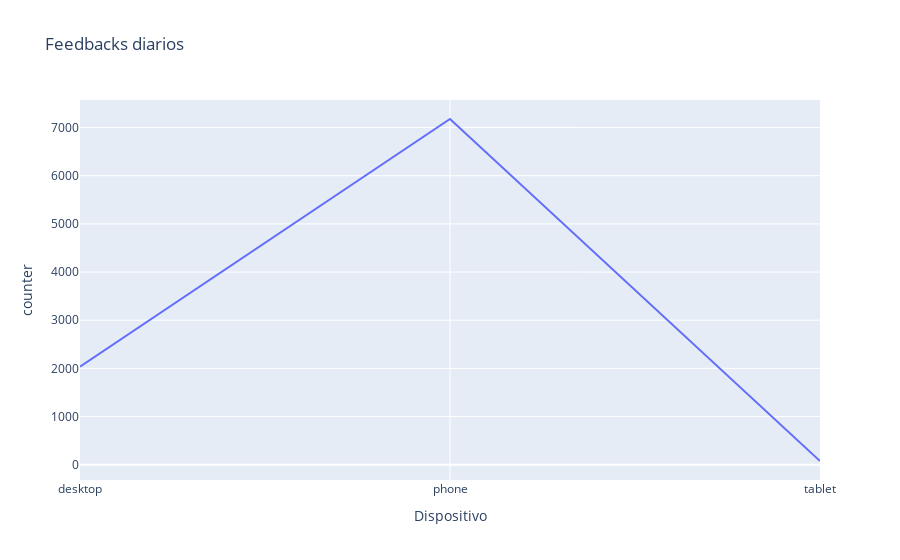

Write notebook code for a chart like this one.
### Code cell
print(df_dispositivo.counter.mean())
px.line(df_dispositivo, x="Dispositivo", y="counter", title="Feedbacks diarios")

### Figure 1 — Plotly figure (JSON) as saved in the notebook; plotly's stock layout.template omitted (floating-point values rounded to 4 significant figures)
{"data": [{"hovertemplate": "Dispositivo=%{x}<br>counter=%{y}<extra></extra>", "legendgroup": "", "line": {"color": "#636efa", "dash": "solid"}, "marker": {"symbol": "circle"}, "mode": "lines", "name": "", "orientation": "v", "showlegend": false, "type": "scatter", "x": ["desktop", "phone", "tablet"], "xaxis": "x", "y": [2038, 7177, 78], "yaxis": "y"}], "layout": {"legend": {"tracegroupgap": 0}, "title": {"text": "Feedbacks diarios"}, "xaxis": {"anchor": "y", "domain": [0, 1], "title": {"text": "Dispositivo"}}, "yaxis": {"anchor": "x", "domain": [0, 1], "title": {"text": "counter"}}}}
